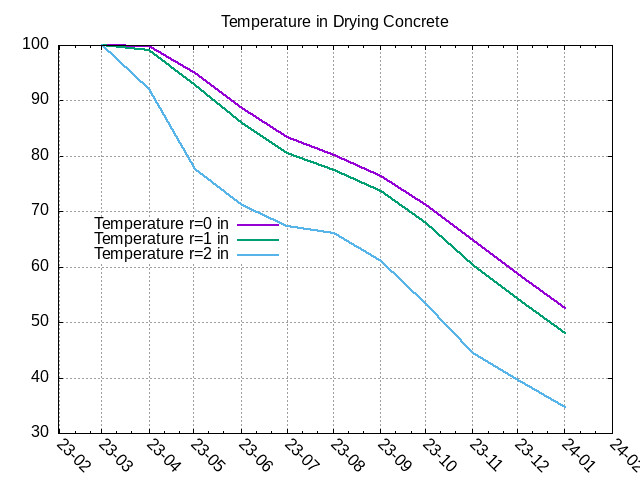

Recreate this plot in gnuplot.
set term png
set title "Temperature in Drying Concrete"
set grid 
set key center left 
set xdata time 
set timefmt "%y-%m" 
set format x "%y-%m" 
set xtics  
set xtics rotate by -45 
plot "averages.dat" u (timecolumn(1, "%y-%m %H:%M")):3 w l lw 2 t "Temperature r=0 in",\
"averages.dat" u (timecolumn(1, "%y-%m %H:%M")):5 w l lw 2 t "Temperature r=1 in",\
"averages.dat" u (timecolumn(1, "%y-%m %H:%M")):7 w l lw 2 t "Temperature r=2 in"
